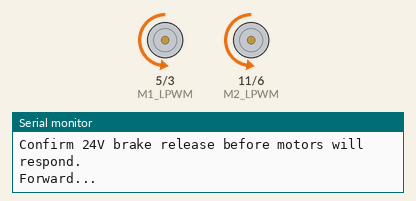
The sketch below on a simulated Arduino Nano, built with avr-gcc and run on an emulated ATmega328P. On the bench: motor-driver pin pairs drawn as motors (green arrow = first pin HIGH = forward, orange = second pin HIGH = backward, longer = more drive), the last lines printed to the serial monitor. At 10.1 s the program stops and its outputs stay as they are.

Above: at 2.1 s.
At 6.1 s:
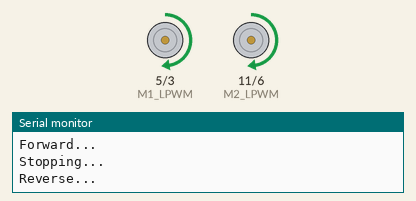
At 9.1 s:
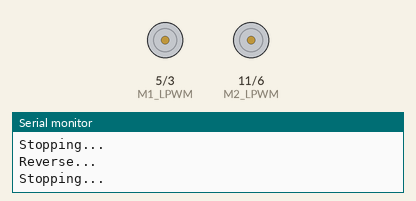
Timing chart, 0 to 10.6 s (numbered marks = the images above):
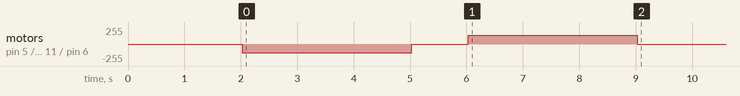

The sketch:

motor_test_nano.ino
```cpp
/*
 * Oscar - Drive Motor Test (Nano + IBT-2 x2)
 *
 * Tests both wheelchair drive motors forward and reverse at a safe
 * starting speed. R_EN/L_EN on each IBT-2 are wired to 5V (always enabled).
 *
 * NOTE: Both wheelchair motors have integrated 24V brakes.
 * Brakes must be powered (24V) to release before motors will turn,
 * regardless of what this script commands.
 *
 * Pin Assignments:
 *   Motor 1 (left)  - RPWM: D3   LPWM: D5
 *   Motor 2 (right) - RPWM: D6   LPWM: D11
 */

const int M1_RPWM = 3;
const int M1_LPWM = 5;
const int M2_RPWM = 6;
const int M2_LPWM = 11;

const int TEST_SPEED = 128;   // 0-255, ~50% — safe starting point for unknown motors
const int RUN_TIME_MS = 3000; // how long to run each direction
const int PAUSE_MS = 1000;    // pause between movements

void setup() {
  pinMode(M1_RPWM, OUTPUT);
  pinMode(M1_LPWM, OUTPUT);
  pinMode(M2_RPWM, OUTPUT);
  pinMode(M2_LPWM, OUTPUT);

  stopMotors();

  Serial.begin(9600);
  Serial.println("Oscar drive motor test starting...");
  Serial.println("Confirm 24V brake release before motors will respond.");
  delay(2000);
}

void loop() {
  Serial.println("Forward...");
  forward(TEST_SPEED);
  delay(RUN_TIME_MS);

  Serial.println("Stopping...");
  stopMotors();
  delay(PAUSE_MS);

  Serial.println("Reverse...");
  reverse(TEST_SPEED);
  delay(RUN_TIME_MS);

  Serial.println("Stopping...");
  stopMotors();
  delay(PAUSE_MS);

  Serial.println("Test cycle complete. Halting.");
  while (true) {
    // stop here after one full cycle — comment this block out to loop continuously
  }
}

void forward(int speed) {
  analogWrite(M1_RPWM, speed);
  analogWrite(M1_LPWM, 0);
  analogWrite(M2_RPWM, speed);
  analogWrite(M2_LPWM, 0);
}

void reverse(int speed) {
  analogWrite(M1_RPWM, 0);
  analogWrite(M1_LPWM, speed);
  analogWrite(M2_RPWM, 0);
  analogWrite(M2_LPWM, speed);
}

void stopMotors() {
  analogWrite(M1_RPWM, 0);
  analogWrite(M1_LPWM, 0);
  analogWrite(M2_RPWM, 0);
  analogWrite(M2_LPWM, 0);
}
```

Measured:
- by itself, motor on pin 5 (M1_LPWM) / pin 3 (M1_RPWM), motor on pin 11 (M2_LPWM) / pin 6 (M2_RPWM): stopped → backward 128/255 at 2.0 s, → stopped 3.0 s later, → forward 128/255 1.0 s later, → stopped 3.0 s later
